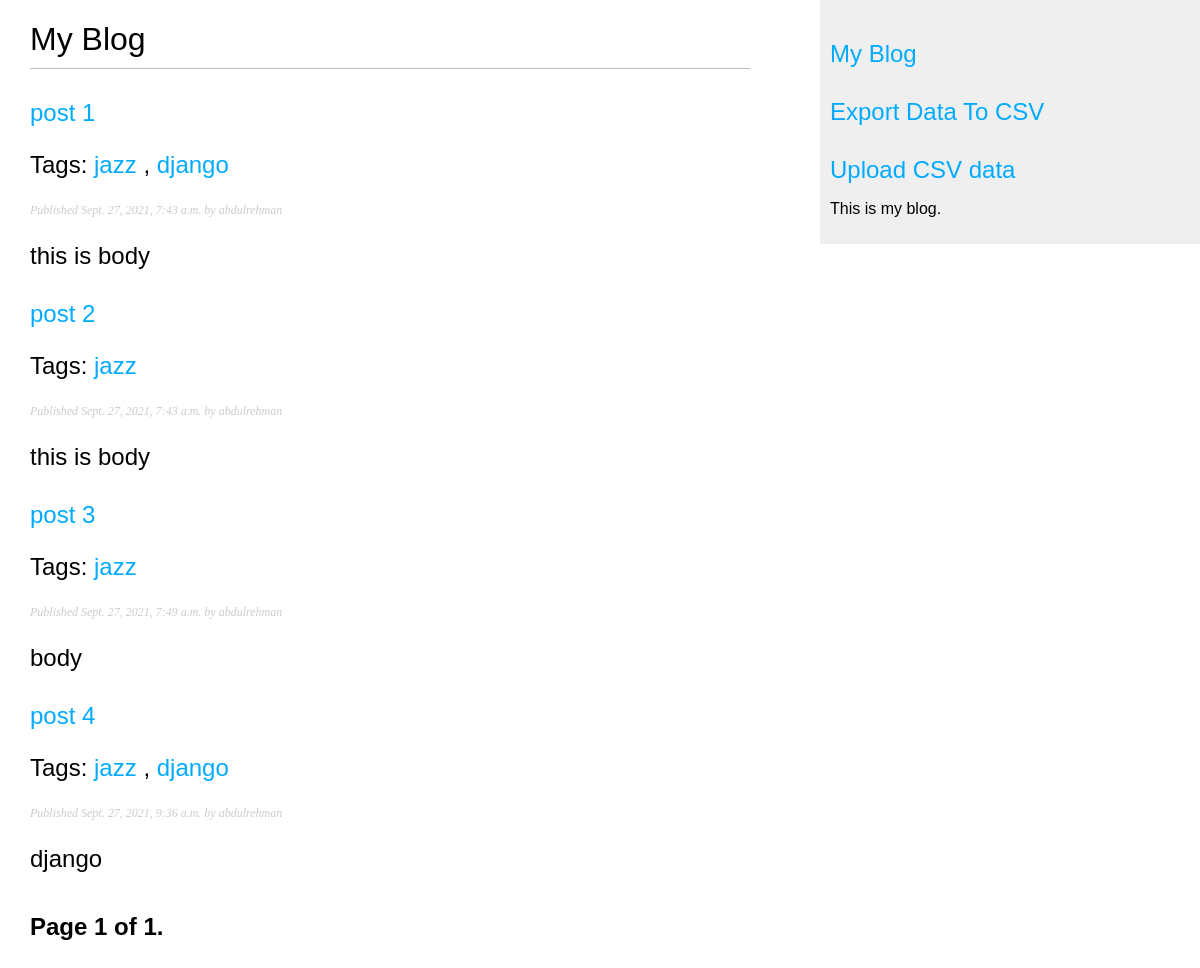
/blog/, run on an earlier commit of the app's database.
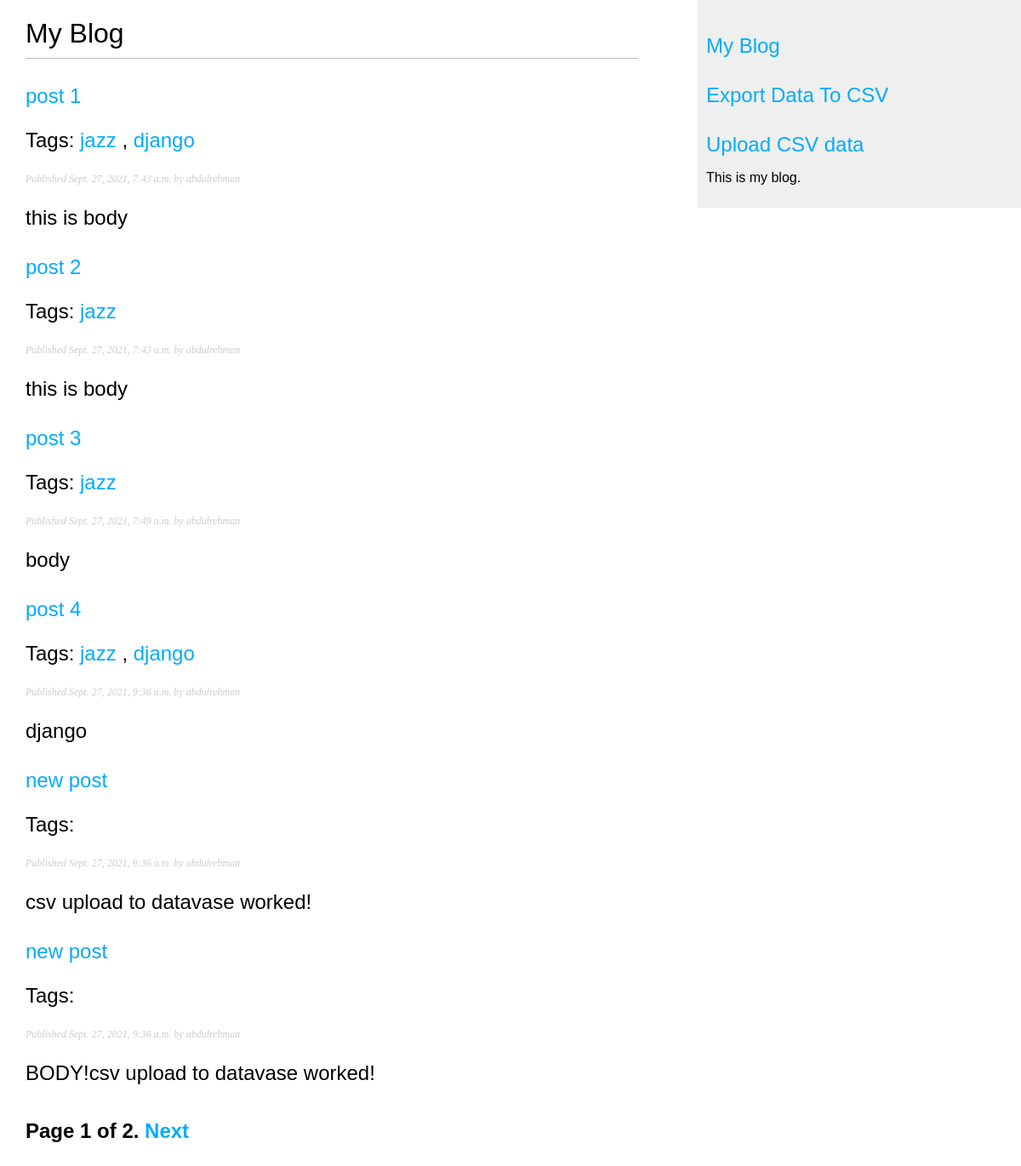
And on a later commit of the database.
### blog/models.py (models this page shows, shortened)
class Post(models.Model):
    objects = models.Manager()
    published = PublishedManager()
    STATUS_CHOICES = (
        ('draft', 'Draft'),
        ('published', 'Published'),
    )
    title = models.CharField(max_length=250)
    slug = models.SlugField(max_length=250, unique_for_date='publish')
    author = models.ForeignKey(User, on_delete=models.CASCADE, related_name='blog_posts')
    body = models.TextField()
    publish = models.DateTimeField(default=timezone.now)
    created = models.DateTimeField(auto_now_add=True)
    updated = models.DateTimeField(auto_now=True)
    status = models.CharField(max_length=10, choices=STATUS_CHOICES, default='draft')
    tags = TaggableManager()
    def get_absolute_url(self):
        return reverse('blog:post_detail',
                       args=[self.publish.year, self.publish.month, self.publish.day, self.slug])

### blog/views.py (the view)
# urls.py: path('', views.post_list, name='post_list'),
def post_list(request, tag_slug=None):
    object_list = Post.objects.all()
    tag = None
    if tag_slug:
        tag = get_object_or_404(Tag, slug=tag_slug)
        object_list = object_list.filter(tags__in=[tag])
    paginator = Paginator(object_list, 6) # 3 posts in each page
    page = request.GET.get('page')
    try:
        posts = paginator.page(page)
    except PageNotAnInteger:
        posts = paginator.page(1)
    except EmptyPage:
        posts = paginator.page(paginator.num_pages)
    return render(request, 'blog/post/list.html', {'page':page, 'posts': posts, 'tag':tag})

### blog/templates/blog/post/list.html (shortened to what this page needs)
{% extends "blog/base.html" %}
{% block content %}
 <h1>My Blog</h1>
 {% for post in posts %}
 <h2>
 <a href="{{ post.get_absolute_url }}">
 {{ post.title }}
 </a>
 <p class="tags">Tags:
    {% for tag in post.tags.all %}
    <a href="{% url "blog:post_list_by_tag" tag.slug %}">
    {{ tag.name }}
    </a>
    {% if not forloop.last %}, {% endif %}
    {% endfor %}
 </p>
 <p class="date">
 Published {{ post.publish }} by {{ post.author }}
 </p>
 {{ post.body|truncatewords:30|linebreaks }}
 {% endfor %}
 {% include "pagination.html" with page=posts %}
{% endblock %}

### blog/templates/blog/base.html (shortened to what this page needs)
{% load static %}
<!DOCTYPE html>
<html>
<head>
 <link href="{% static "blog.css" %}" rel="stylesheet">
</head>
<body>
    <div id="content">
        {% block content %}
        {% endblock %}
    </div>
    <div id="sidebar">
        <a href='/blog/'>
            <h2>My Blog</h2>
        </a>
        <a href='export/'>
            <h2>Export Data To CSV</h2>
        </a>
        <a href='upload_csv/'>
            <h2>Upload CSV data</h2>
        </a>
        <p>This is my blog.</p>
    </div>
</body>
</html>

### blog/templates/pagination.html (shortened to what this page needs)
<div class="pagination">
    <span class="step-links">
    <span class="current">
    Page {{ page.number }} of {{ page.paginator.num_pages }}.
    </span>
    {% if page.has_next %}
    <a href="?page={{ page.next_page_number }}">Next</a>
    {% endif %}
    </span>
   </div>

### blog/static/blog.css (style rules this page uses)
body { margin:0; padding:0; font-family:helvetica, sans-serif; }
a { color:#00abff; text-decoration:none; }
h1 { font-weight:normal; border-bottom:1px solid #bbb; padding:0 0 10px 0; }
h2 { font-weight:normal; margin:30px 0 0; }
#content { float:left; width:60%; padding:0 0 0 30px; }
#sidebar { float:right; width:30%; padding:10px; background:#efefef; height:100%; }
p.date { color:#ccc; font-family: georgia, serif; font-size: 12px; font-style: italic; }
.pagination { margin:40px 0; font-weight:bold; }

What changed in the data, as far as the page shows it:
added Post: title "new post", publish "Sept. 27, 2021, 9:36 a.m.", author "abdulrehman", body "csv upload to datavase worked!"
added Post: title "new post", publish "Sept. 27, 2021, 9:36 a.m.", author "abdulrehman", body "BODY!csv upload to datavase worked!"
Also different on the page:
{{ page.paginator.num_pages }}: "1" → "2"
text now shown: "Next"
